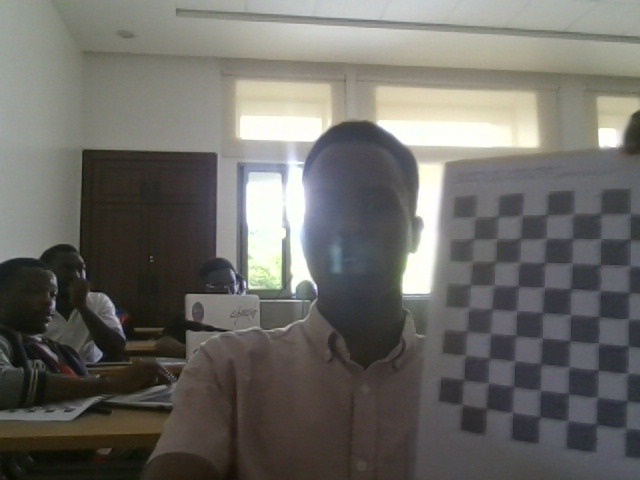
#> input picture ACV_Lab_1/calib_images/img_00.jpg, 640 x 480 px, found by its file name
$ jupyter execute camera_calibration_class.ipynb   (text cells are left out)
#> lines starting #> are read from the running program, lines starting #| are printed output that depends on the picture; after the words box and inside, x2 and y2 are one past the last pixel; in counts of white or black regions, pixels touching at a corner belong together; pictures that were not available may be replaced by others from this repository, and a replacement may not be noted
[cell 1]
# Practice: Reading and displaying an image
import cv2
img = cv2.imread('calib_images\img_00.jpg')
#> img is the input picture: shape (480, 640, 3); mean B, G, R 102.1, 106.7, 108.4
cv2.imshow('Image', img)
cv2.waitKey(0)
cv2.destroyAllWindows()

[cell 2]
# Practice: Viewing pixel values and image shape
import cv2
img = cv2.imread('img_00.jpg')
print('Image shape:', img.shape)  # (height, width, channels)
#| Image shape: (480, 640, 3)
print('Pixel at (50, 50):', img[50, 50])  # [B, G, R] values
#| Pixel at (50, 50): [133 141 140]

[cell 3]
# Practice: Converting to grayscale
import cv2
img = cv2.imread('image.jpg')
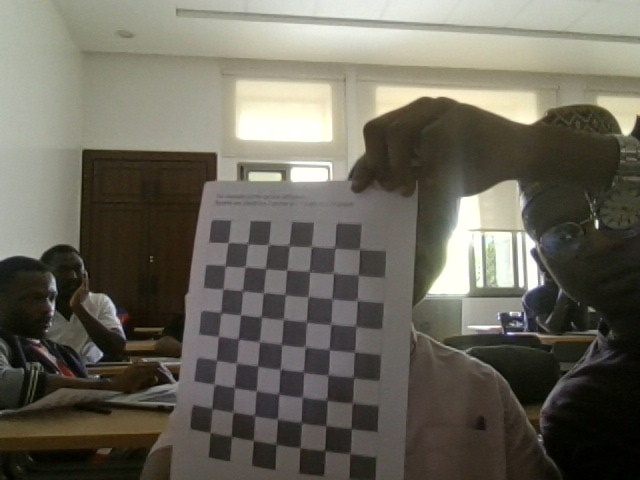
#> input picture ACV_Lab_1/calib_images/img_02.jpg, 640 x 480 px, given in place of image.jpg, which was not available
#> img is the input picture: shape (480, 640, 3); mean B, G, R 91.9, 103.2, 106.5
gray = cv2.cvtColor(img, cv2.COLOR_BGR2GRAY)
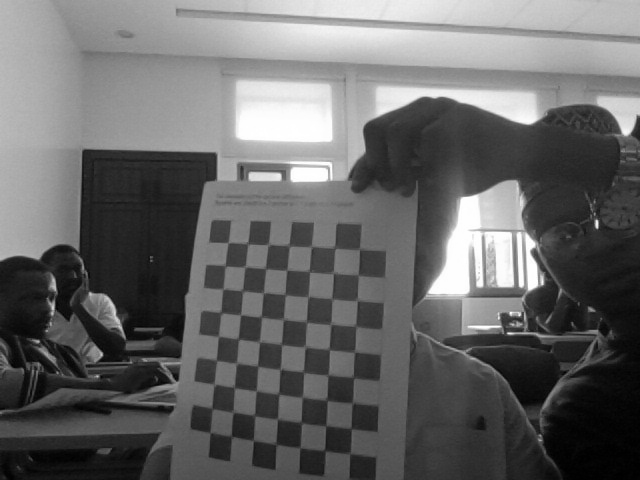
#> gray: shape (480, 640); min 0, max 255, mean 102.9
cv2.imshow('Grayscale', gray)
cv2.waitKey(0)
cv2.destroyAllWindows()

[cell 4]
# Practice: Drawing on images
import cv2
img = cv2.imread('image.jpg')
cv2.rectangle(img, (50, 50), (200, 200), (0, 255, 0), 2)  # Green rectangle
cv2.circle(img, (100, 100), 40, (255, 0, 0), -1)           # Filled blue circle
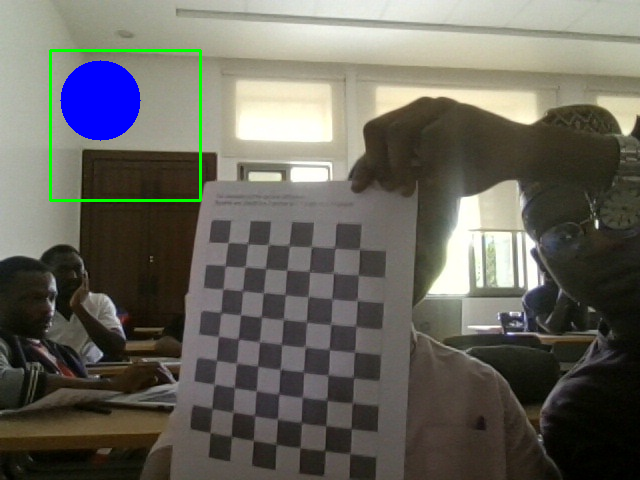
#> img: shape (480, 640, 3); mean B, G, R 93.3, 101.6, 103.4
cv2.imshow('Drawn Image', img)
cv2.waitKey(0)
cv2.destroyAllWindows()

[cell 5]
# Practice: Saving an image
import cv2
img = cv2.imread('image.jpg')
cv2.imwrite('output.jpg', img)
#> Out = True

[cell 6]
# Practice: Reading from webcam or USB camera
import cv2
cap = cv2.VideoCapture(0)  # 0 for default webcam, 1/2/... for USB cameras
while True:
    ret, frame = cap.read()
    if not ret:
        break
    cv2.imshow('Webcam', frame)
    if cv2.waitKey(1) & 0xFF == 27:
#> (key Esc is pressed here)
        break
cap.release()
cv2.destroyAllWindows()

[cell 7]
# Practice: Reading a video file
import cv2
cap = cv2.VideoCapture('video.mp4')
while cap.isOpened():
    ret, frame = cap.read()
    if not ret:
        break
    cv2.imshow('Video', frame)
    if cv2.waitKey(30) & 0xFF == 27:  # ESC to quit
#> (key Esc is pressed here)
        break
cap.release()
cv2.destroyAllWindows()

[cell 8]
# Practice: Basic image processing (thresholding and edge detection)
import cv2
img = cv2.imread('image.jpg')
gray = cv2.cvtColor(img, cv2.COLOR_BGR2GRAY)
# Thresholding
_, thresh = cv2.threshold(gray, 127, 255, cv2.THRESH_BINARY)
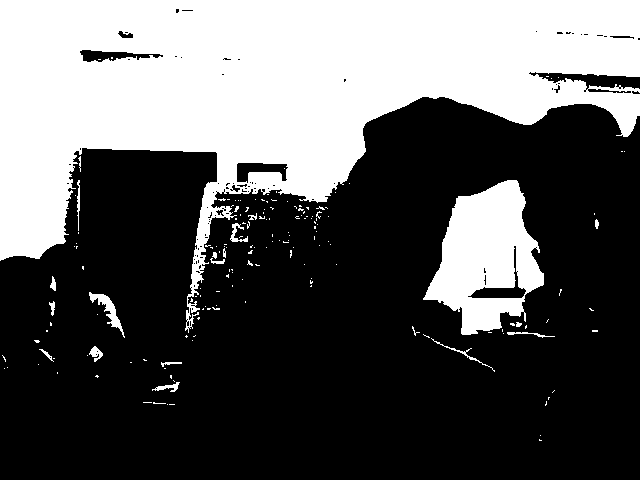
#> thresh: shape (480, 640); 36% white; 172 white regions (152 under 20 px), largest, box (x1, y1, x2, y2) and area: (0, 0, 640, 333) 97642, (423, 180, 544, 335) 10944, (89, 292, 125, 338) 410
# Edge detection
edges = cv2.Canny(gray, 100, 200)
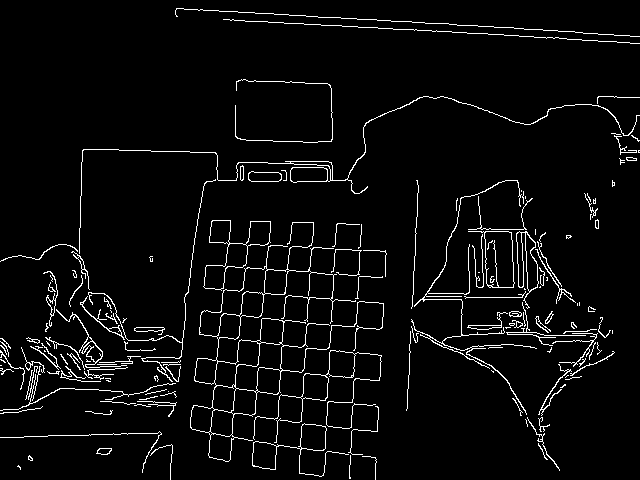
#> edges: shape (480, 640); 4.3% white in thin lines or dots
# Show results
cv2.imshow('Threshold', thresh)
cv2.imshow('Edges', edges)
cv2.waitKey(0)
cv2.destroyAllWindows()
